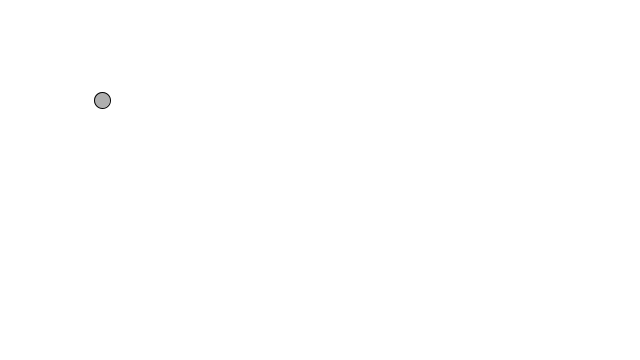
Frame 1 (no input)
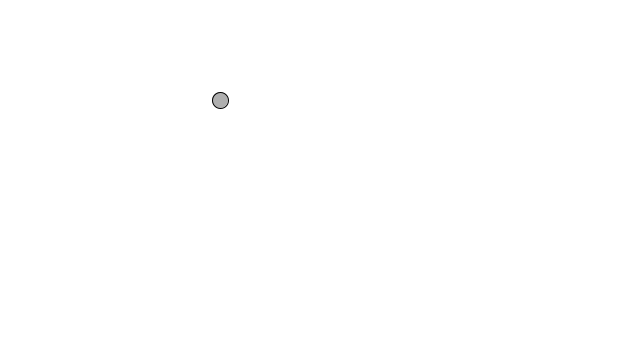
Frame 60 (the mouse pressed at the canvas centre just before this capture)
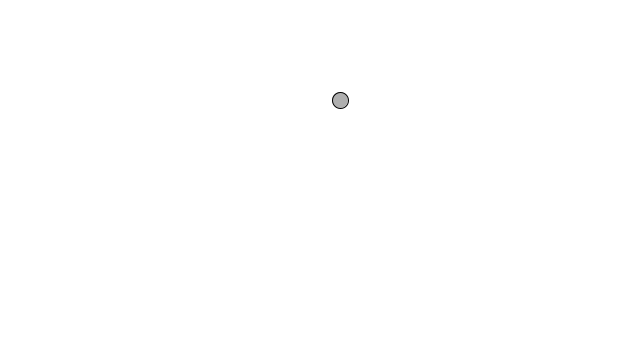
Frame 120 (the mouse held since frame 60 and released just before this capture)

The Processing sketch that drew these frames (run headless with seeded random() and noise(); from frame 60 on, the mouse is pressed at the canvas centre):

// Processing sketch: c4_bouncing
// ── c4_bouncing.pde
float x = 100;
float y = 100;
float xspeed = 2;
float yspeed = 3.3;

void setup() 
{
  size(640,360);
  background(255);
}

void draw() 
{
  background(255);

  // Move the ball according to its speed.
  x = x + xspeed;
  // todo 1: add y-axis implementation
  
  // Check for bouncing.
  if ((x > width) || (x < 0)) {
    xspeed = xspeed * -1;
  }
  // todo 1: add y-axis implementation
  

  stroke(0);
  fill(175);
  // Display the ball at the location (x,y).
  ellipse(x,y,16,16);
}
